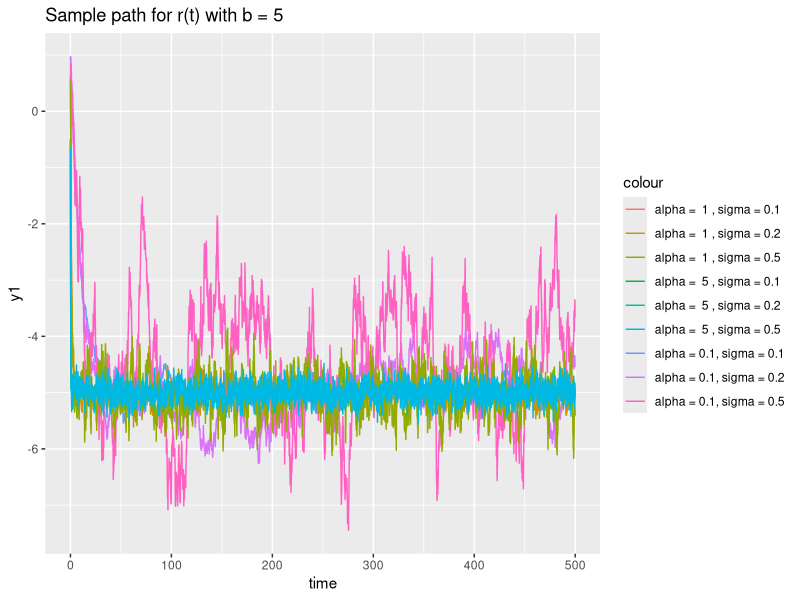
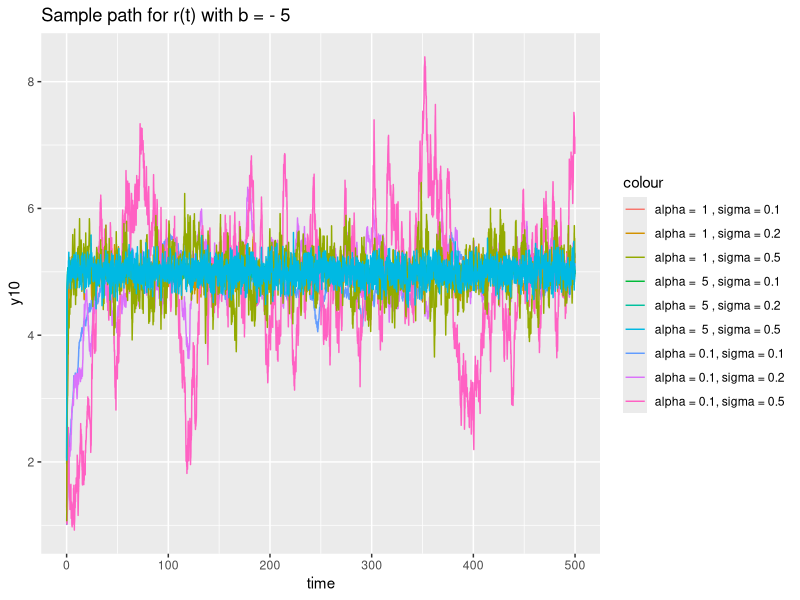
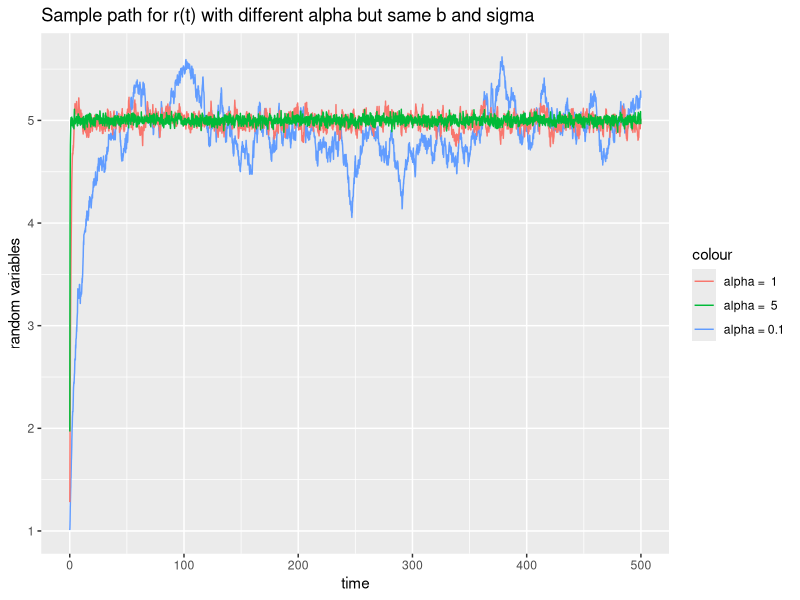
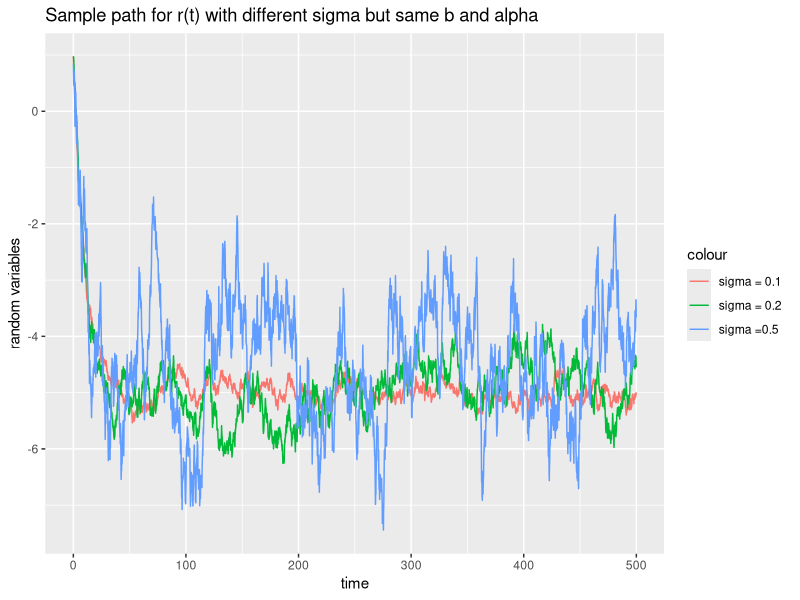
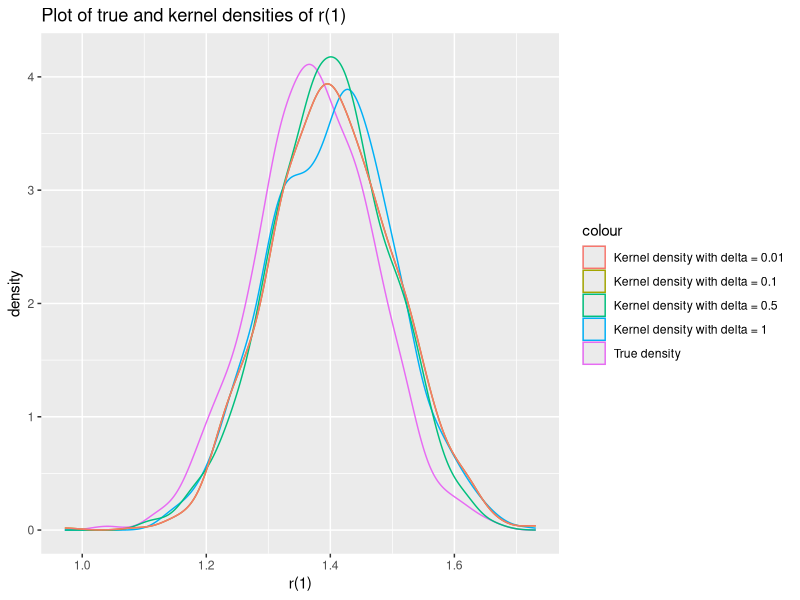

Source code (R) for these figures, in order:
## ---- chunk 1
OUprocess <- function(alpha, sigma, b, r0, time, delta){
  rn <- rep(r0,time)
  r_old <- r0
  for (i in 1 : (time/delta) ) {
    exp <- exp(-alpha * delta)
    r_new  <- exp *r_old + b*(1-exp) + sigma * sqrt((1-exp^2)/(2*alpha)) * rnorm(1)
    rn[i] <- r_new
    r_old <- r_new
  }
  return(c(r0,rn))
}
## ---- chunk 2
r0 <- 1
time <- 500
delta <- 1/500
alpha <- c(0.1,1,5)
sigma <- c(0.1,0.2,0.5)
b <- c(-5,5)
t <- seq(from = 0, to = time, by = delta)

## b = 5, sigma = 0.1
OUp1 <- OUprocess(alpha[1], sigma[1], b[1], r0, time, delta)
OUp2 <- OUprocess(alpha[2], sigma[1], b[1], r0, time, delta)
OUp3 <- OUprocess(alpha[3], sigma[1], b[1], r0, time, delta)

## b = 5, sigma = 0.2
OUp4 <- OUprocess(alpha[1], sigma[2], b[1], r0, time, delta)
OUp5 <- OUprocess(alpha[2], sigma[2], b[1], r0, time, delta)
OUp6 <- OUprocess(alpha[3], sigma[2], b[1], r0, time, delta)

## b = 5, sigma = 0.5
OUp7 <- OUprocess(alpha[1], sigma[3], b[1], r0, time, delta)
OUp8 <- OUprocess(alpha[2], sigma[3], b[1], r0, time, delta)
OUp9 <- OUprocess(alpha[3], sigma[3], b[1], r0, time, delta)

## b = - 5, sigma = 0.1
OUp10 <- OUprocess(alpha[1], sigma[1], b[2], r0, time, delta)
OUp11 <- OUprocess(alpha[2], sigma[1], b[2], r0, time, delta)
OUp12 <- OUprocess(alpha[3], sigma[1], b[2], r0, time, delta)

## b = - 5, sigma = 0.2
OUp13 <- OUprocess(alpha[1], sigma[2], b[2], r0, time, delta)
OUp14 <- OUprocess(alpha[2], sigma[2], b[2], r0, time, delta)
OUp15 <- OUprocess(alpha[3], sigma[2], b[2], r0, time, delta)

## b = - 5, sigma = 0.5
OUp16 <- OUprocess(alpha[1], sigma[3], b[2], r0, time, delta)
OUp17 <- OUprocess(alpha[2], sigma[3], b[2], r0, time, delta)
OUp18 <- OUprocess(alpha[3], sigma[3], b[2], r0, time, delta)

## ---- chunk 3
## Plot the sample path
## (we only plot 6000 points for each combination here.)
index <- sample(1:250001, 6000)
data_all <- data.frame(time = t[index],
                       y1 = OUp1[index], y2 = OUp2[index], y3 = OUp3[index],
                       y4 = OUp4[index], y5 = OUp5[index], y6 = OUp6[index], 
                       y7 = OUp7[index], y8 = OUp8[index], y9 = OUp9[index],
                       y10=OUp10[index], y11=OUp11[index], y12=OUp12[index],
                       y13=OUp13[index], y14=OUp14[index], y15=OUp15[index],
                       y16=OUp16[index], y17=OUp17[index], y18=OUp18[index])

library(ggplot2)
library(dbplyr)

p1 <- ggplot(data_all,aes(x = time))

p1 + 
  geom_line(aes(y = y1 , color = "alpha = 0.1, sigma = 0.1"))+
  geom_line(aes(y = y2 , color = "alpha =  1 , sigma = 0.1"))+
  geom_line(aes(y = y3 , color = "alpha =  5 , sigma = 0.1"))+
  
  geom_line(aes(y = y4 , color = "alpha = 0.1, sigma = 0.2"))+
  geom_line(aes(y = y5 , color = "alpha =  1 , sigma = 0.2"))+
  geom_line(aes(y = y6 , color = "alpha =  5 , sigma = 0.2"))+

  geom_line(aes(y = y7 , color = "alpha = 0.1, sigma = 0.5"))+
  geom_line(aes(y = y8 , color = "alpha =  1 , sigma = 0.5"))+
  geom_line(aes(y = y9 , color = "alpha =  5 , sigma = 0.5"))+  
  labs(title = "Sample path for r(t) with b = 5", ylab= "random variable")


p1 + 
  geom_line(aes(y = y10, color = "alpha = 0.1, sigma = 0.1"))+
  geom_line(aes(y = y11, color = "alpha =  1 , sigma = 0.1"))+
  geom_line(aes(y = y12, color = "alpha =  5 , sigma = 0.1"))+
  
  geom_line(aes(y = y13, color = "alpha = 0.1, sigma = 0.2"))+
  geom_line(aes(y = y14, color = "alpha =  1 , sigma = 0.2"))+
  geom_line(aes(y = y15, color = "alpha =  5 , sigma = 0.2"))+

  geom_line(aes(y = y16, color = "alpha = 0.1, sigma = 0.5"))+
  geom_line(aes(y = y17, color = "alpha =  1 , sigma = 0.5"))+
  geom_line(aes(y = y18, color = "alpha =  5 , sigma = 0.5"))+  
  labs(title = "Sample path for r(t) with b = - 5", ylab= "random variable")

p1 + 
  geom_line(aes(y = y10, color = "alpha = 0.1"))+
  geom_line(aes(y = y11, color = "alpha =  1 "))+
  geom_line(aes(y = y12, color = "alpha =  5 "))+
  labs(title = "Sample path for r(t) with different alpha but same b and sigma") + ylab("random variables")

p1 + 
  geom_line(aes(y = y1, color = "sigma = 0.1"))+
  geom_line(aes(y = y4, color = "sigma = 0.2 "))+
  geom_line(aes(y = y7, color = "sigma =0.5"))+
  labs(title = "Sample path for r(t) with different sigma but same b and alpha") + ylab("random variables")

## ---- chunk 4
Euler.1 <- function(r0, delta, alpha, sigma, b){
  n <- 1/delta
  r_old <- r0
  for (i in 1:n) {
    r_new <- r_old + alpha * (b-r_old) *delta + sigma * rnorm(1, sd = sqrt(delta))
    r_old <- r_new
  }
  return(r_new)
}
## ---- chunk 5
n <- 1000
alpha <- 0.1 
sigma <- 0.1
b <- 5
r0 <- 1
delta <- c(1, .5, .1, .01)

r1_1 <- vector()
for (i in 1:1000) {
 r1_1[i] <- Euler.1(r0,delta[1], alpha, sigma, b) 
}

r1_.5 <- vector()
for (i in 1:1000) {
 r1_.5[i] <- Euler.1(r0,delta[1], alpha, sigma, b) 
}

r1_.1 <- vector()
for (i in 1:1000) {
 r1_.1[i] <- Euler.1(r0,delta[1], alpha, sigma, b) 
}

r1_.01 <- vector()
for (i in 1:1000) {
 r1_.01[i] <- Euler.1(r0,delta[1], alpha, sigma, b) 
}

#Generate the true density
mean <- exp(-alpha) * r0 + b * (1-exp(-alpha))
sd <- sqrt((sigma^2) * (1-exp(-2*alpha)) / (2*alpha))
r <- rnorm(1000, mean, sd)
## ---- chunk 6
data_density <- data.frame(True.density = r, kernel1 = r1_1, kernel2 = r1_.5,
                           kernel3 = r1_.1, kernel4 = r1_.01)

ggplot(data_density)+
  geom_density(aes(x = True.density, color = "True density"))+
  geom_density(aes(x = kernel1, color = "Kernel density with delta = 1"  ))+
  geom_density(aes(x = kernel2, color = "Kernel density with delta = 0.5"))+
  geom_density(aes(x = kernel3, color = "Kernel density with delta = 0.1"))+
  geom_density(aes(x = kernel3, color = "Kernel density with delta = 0.01"))+
  labs(x = "r(1)",
       title = "Plot of true and kernel densities of r(1)")
